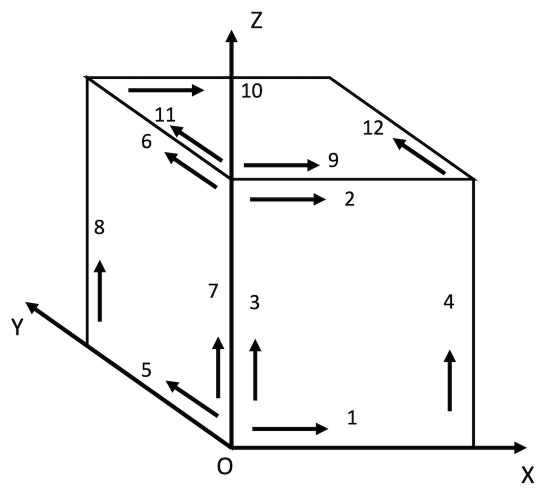
#> input picture click_box.jpeg, 1090 x 1000 px (shown at 1/2 size)
$ python calib_camera.py click_box.jpeg
#> lines starting #> are read from the running program, lines starting #| are printed output that depends on the picture; after the words box and inside, x2 and y2 are one past the last pixel; in counts of white or black regions, pixels touching at a corner belong together
import cv2
import numpy as np
import sys
from scipy.linalg import lstsq

#2値化処理のための，閾値決定
def binarization(img_box, scale=0.5):
    #カラー画像の場合，グレイスケールに変換する
    c = len(img_box.shape)
    if c==3:
        img_boxg = cv2.cvtColor(img_box, cv2.COLOR_BGR2GRAY)
    else:
        img_boxg = img_box
    img_blur = cv2.GaussianBlur(img_boxg, (5, 5), 0)
    thresh = 71
    winbin = "d : thresh +1   a : thresh -1    q : finish"
    print("d : thresh +1 \na : thresh -1 \nq : finish")
    while True:
        print("\r{0: >3d}".format(thresh), end="")
        ret, img_bin = cv2.threshold(img_blur, thresh, 255, cv2.THRESH_BINARY)
        img_binresize = cv2.resize(img_bin, None, fx=scale, fy=scale)
        cv2.imshow(winbin, img_binresize)
        key = cv2.waitKey(30)
        #key = ord("q")
        if key==ord("d"):
            thresh += 1
            if thresh>255:
                thresh=255
        elif key==ord("a"):
            thresh -= 1
            if thresh<0:
                thresh=0
        elif key==ord("q"):
            cv2.destroyWindow(winbin)
            print("\n")
            break
    return img_bin

#2点間の直線式の算出と，2直線の交点の算出
# [44 lines left out: functions calc_crosspoints, calibrate_camera, not called in this run]

def main():
    # [17 lines left out: function callback, not called in this run]

    #表示する画像のスケール（ディスプレイの大きさによって調節）
    scale = 1.0
    #マーカの数（固定）
    marker_number = 7*4*3
    #立方体を撮影した画像
    img_box = cv2.imread(args[1], 1)
#> img_box is the input picture: shape (1000, 1090, 3); min 0, max 255, mean 243.4
    size = cv2.cvtColor(img_box, cv2.COLOR_BGR2GRAY).shape[::-1]
#> size = (1090, 1000)

    #2値化処理
    img_bin = binarization(img_box, scale)
#> in binarization, `ret, img_bin = cv2.threshold(img_blur, thresh, 255, cv2.THRESH_BINARY)`:
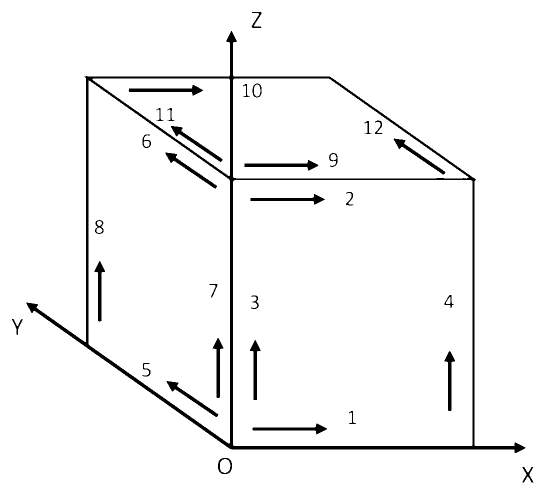
#> img_bin: shape (1000, 1090) (shown at 1/2 size); 96.4% white; 32 black regions, largest, box (x1, y1, x2, y2) and area: (53, 62, 1051, 906) 24371, (257, 170, 406, 191) 1152, (489, 320, 637, 341) 1145
#> in binarization, `ret, img_bin = cv2.threshold(img_blur, thresh, 255, cv2.THRESH_BINARY)`: ret = 71
#> (key q is pressed here)

    #ラベリング処理
    img_bin = 255 - img_bin
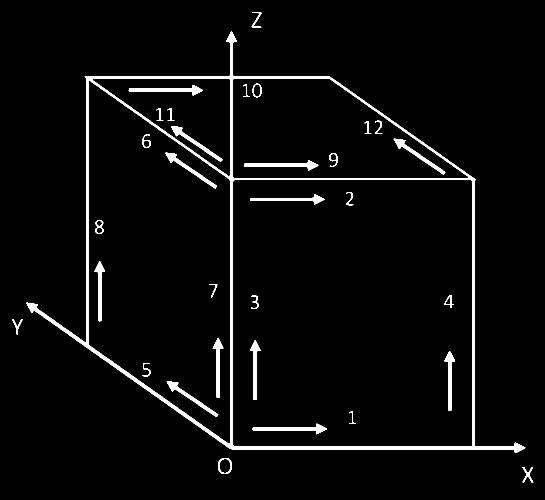
#> img_bin: shape (1000, 1090) (shown at 1/2 size); 3.6% white; 32 white regions, largest, box (x1, y1, x2, y2) and area: (53, 62, 1051, 906) 24371, (257, 170, 406, 191) 1152, (489, 320, 637, 341) 1145
    label = cv2.connectedComponentsWithStats(img_bin)
    n = label[0] - 1
#> n = 32
    rec = np.delete(label[2], 0, 0)
#> rec = 32 rows, first 6: [503, 24, 20, 32, 197], [53, 62, 998, 844, 24371], [505, 167, 18, 28, 161], [486, 168, 14, 26, 87], [257, 170, 149, 21, 1152], [313, 216, 14, 26, 87]
    cog = np.delete(label[3], 0, 0)
#> cog = 32 pairs, first value 34.08 to 1055.2, second value 40.23 to 949

    #ブロブが規定の数に収まるように外れ値を省く
    if n<marker_number:
        print("This program need {0} markers.\nThere are only {1}".format(marker_number, n))
#| This program need 84 markers.
#| There are only 32
        exit()
#> (the program exits here)

$ run again, on calibration_cube.png
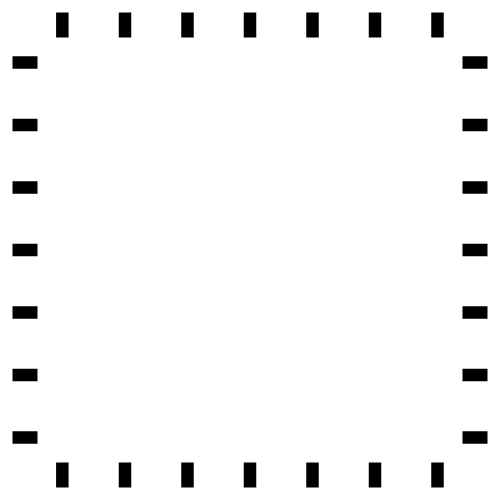
#> input picture calibration_cube.png, 1000 x 1000 px (shown at 1/2 size)
#> in main, img_box is the input picture: shape (1000, 1000, 3); min 0, max 255, mean 246.1
#> in binarization, `ret, img_bin = cv2.threshold(img_blur, thresh, 255, cv2.THRESH_BINARY)`:
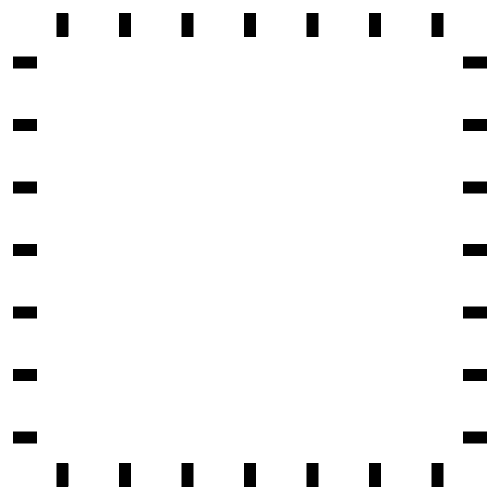
#> img_bin: shape (1000, 1000) (shown at 1/2 size); 96.8% white; 28 black regions, largest, box (x1, y1, x2, y2) and area: (238, 26, 262, 74) 1152, (363, 26, 387, 74) 1152, (488, 26, 512, 74) 1152
#> ret = 71
#> in main, `img_bin = 255 - img_bin`:
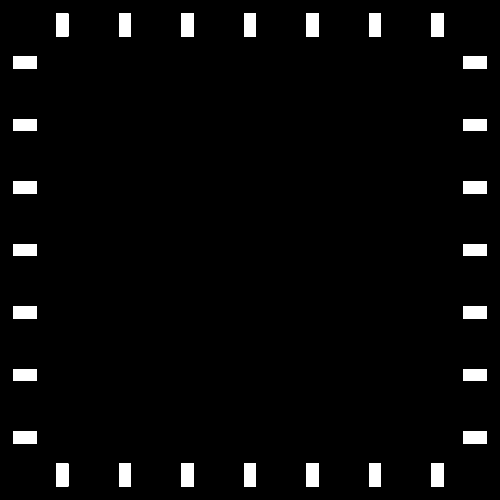
#> img_bin: shape (1000, 1000) (shown at 1/2 size); 3.2% white; 28 white regions, largest, box (x1, y1, x2, y2) and area: (238, 26, 262, 74) 1152, (363, 26, 387, 74) 1152, (488, 26, 512, 74) 1152
#> n = 28
#> rec = 28 rows, first 6: [113, 26, 24, 48, 1150], [238, 26, 24, 48, 1152], [363, 26, 24, 48, 1152], [488, 26, 24, 48, 1152], [613, 26, 24, 48, 1152], [738, 26, 24, 48, 1152]
#> cog = 28 pairs, first value 49.5 to 949.5, second value 49.5 to 949.5
#| This program need 84 markers.
#| There are only 28
